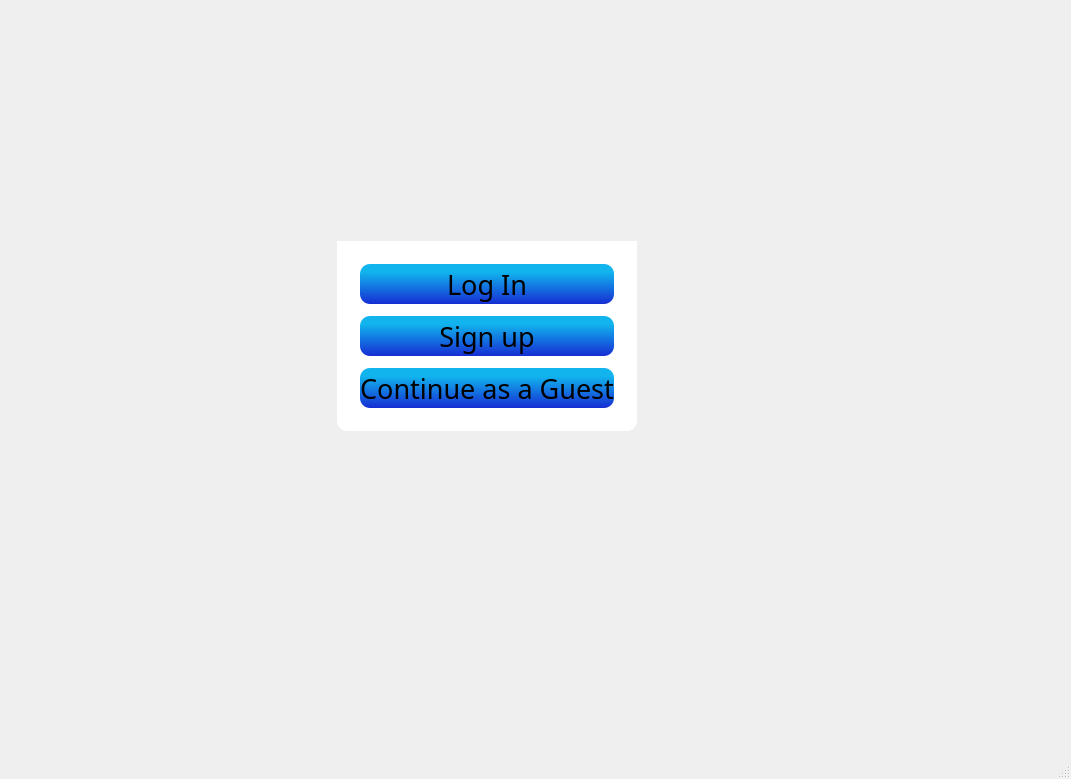
<?xml version="1.0" encoding="UTF-8"?>
<ui version="4.0">
 <class>MainWindow1</class>
 <widget class="QMainWindow" name="MainWindow1">
  <property name="geometry">
   <rect>
    <x>0</x>
    <y>0</y>
    <width>1071</width>
    <height>779</height>
   </rect>
  </property>
  <property name="font">
   <font>
    <bold>false</bold>
   </font>
  </property>
  <property name="windowTitle">
   <string>MainWindow1</string>
  </property>
  <property name="autoFillBackground">
   <bool>false</bool>
  </property>
  <property name="styleSheet">
   <string notr="true">QMainWindow
{
	border-image: url(:/Logic/Graphics/Ready/Login Background.png) 0 0 0 0 stretch stretch;
}</string>
  </property>
  <widget class="QWidget" name="centralwidget">
   <property name="styleSheet">
    <string notr="true"/>
   </property>
   <widget class="QStackedWidget" name="stackedWidget">
    <property name="geometry">
     <rect>
      <x>10</x>
      <y>20</y>
      <width>954</width>
      <height>626</height>
     </rect>
    </property>
    <property name="styleSheet">
     <string notr="true"/>
    </property>
    <property name="currentIndex">
     <number>0</number>
    </property>
    <widget class="QWidget" name="page1">
     <layout class="QGridLayout" name="gridLayout_5">
      <item row="1" column="2">
       <spacer name="horizontalSpacer_4">
        <property name="orientation">
         <enum>Qt::Orientation::Horizontal</enum>
        </property>
        <property name="sizeHint" stdset="0">
         <size>
          <width>174</width>
          <height>20</height>
         </size>
        </property>
       </spacer>
      </item>
      <item row="2" column="1">
       <spacer name="verticalSpacer_3">
        <property name="orientation">
         <enum>Qt::Orientation::Vertical</enum>
        </property>
        <property name="sizeHint" stdset="0">
         <size>
          <width>20</width>
          <height>32</height>
         </size>
        </property>
       </spacer>
      </item>
      <item row="1" column="0">
       <spacer name="horizontalSpacer_3">
        <property name="orientation">
         <enum>Qt::Orientation::Horizontal</enum>
        </property>
        <property name="sizeHint" stdset="0">
         <size>
          <width>174</width>
          <height>20</height>
         </size>
        </property>
       </spacer>
      </item>
      <item row="1" column="1">
       <layout class="QGridLayout" name="gridLayout_3">
        <item row="0" column="1">
         <spacer name="verticalSpacer">
          <property name="orientation">
           <enum>Qt::Orientation::Vertical</enum>
          </property>
          <property name="sizeHint" stdset="0">
           <size>
            <width>20</width>
            <height>40</height>
           </size>
          </property>
         </spacer>
        </item>
        <item row="1" column="0">
         <spacer name="horizontalSpacer">
          <property name="orientation">
           <enum>Qt::Orientation::Horizontal</enum>
          </property>
          <property name="sizeHint" stdset="0">
           <size>
            <width>40</width>
            <height>20</height>
           </size>
          </property>
         </spacer>
        </item>
        <item row="1" column="1">
         <widget class="QGroupBox" name="groupBox_3">
          <property name="styleSheet">
           <string notr="true">QGroupBox
{
	border-radius: 0px;
	padding: 3px;
}</string>
          </property>
          <property name="title">
           <string/>
          </property>
          <layout class="QVBoxLayout" name="verticalLayout_3">
           <property name="spacing">
            <number>0</number>
           </property>
           <property name="topMargin">
            <number>0</number>
           </property>
           <item>
            <widget class="QLabel" name="label">
             <property name="text">
              <string/>
             </property>
             <property name="pixmap">
              <pixmap resource="images.qrc">:/Logic/Graphics/Ready/Login Graphic.png</pixmap>
             </property>
             <property name="scaledContents">
              <bool>true</bool>
             </property>
            </widget>
           </item>
           <item>
            <widget class="QGroupBox" name="groupBox">
             <property name="styleSheet">
              <string notr="true">QGroupBox
{
	color:white;
	Background-color: White;
	border-bottom-left-radius: 10px;
	border-bottom-right-radius: 10px;
}

QPushButton
{
	font: 300 20pt &quot;Montserrat&quot;;
	Background: qlineargradient(spread:pad, x1:0.5, y1:1, x2:0.5, y2:0.2, stop:0 rgba(22, 45, 211, 255), stop:1 rgba(17, 180, 237, 255));
	Border-radius: 10px;
	height: 40px
}

QPushButton:hover
{
	font: 300 20pt &quot;Montserrat&quot;;
	Background: qlineargradient(spread:pad, x1:0.5, y1:1, x2:0.5, y2:0.2, stop:0 rgba(22, 45, 150, 255), stop:1 rgba(17, 180, 237, 255));
	Border-radius: 10px;
	height: 40px
}

QPushButton:pressed
{
	font: 300 20pt &quot;Montserrat&quot;;
	Background: qlineargradient(spread:pad, x1:0.5, y1:1, x2:0.5, y2:0.2, stop:0 rgba(22, 45, 150, 255), stop:1 rgba(17, 180, 150, 255));
	Border-radius: 10px;
	height: 40px;
}</string>
             </property>
             <property name="title">
              <string>sign in </string>
             </property>
             <layout class="QVBoxLayout" name="verticalLayout_2">
              <property name="spacing">
               <number>12</number>
              </property>
              <property name="leftMargin">
               <number>20</number>
              </property>
              <property name="topMargin">
               <number>20</number>
              </property>
              <property name="rightMargin">
               <number>20</number>
              </property>
              <property name="bottomMargin">
               <number>20</number>
              </property>
              <item>
               <widget class="QPushButton" name="Login_Button">
                <property name="font">
                 <font>
                  <family>Montserrat</family>
                  <pointsize>20</pointsize>
                  <italic>false</italic>
                  <fontweight>Light</fontweight>
                 </font>
                </property>
                <property name="styleSheet">
                 <string notr="true"/>
                </property>
                <property name="text">
                 <string>Log In</string>
                </property>
                <property name="flat">
                 <bool>false</bool>
                </property>
               </widget>
              </item>
              <item>
               <widget class="QPushButton" name="Signup_Button">
                <property name="font">
                 <font>
                  <family>Montserrat</family>
                  <pointsize>20</pointsize>
                  <italic>false</italic>
                  <fontweight>Light</fontweight>
                 </font>
                </property>
                <property name="styleSheet">
                 <string notr="true"/>
                </property>
                <property name="text">
                 <string>Sign up</string>
                </property>
               </widget>
              </item>
              <item>
               <widget class="QPushButton" name="Guest_Button">
                <property name="font">
                 <font>
                  <family>Montserrat</family>
                  <pointsize>20</pointsize>
                  <italic>false</italic>
                  <fontweight>Light</fontweight>
                 </font>
                </property>
                <property name="styleSheet">
                 <string notr="true"/>
                </property>
                <property name="text">
                 <string>Continue as a Guest</string>
                </property>
               </widget>
              </item>
             </layout>
            </widget>
           </item>
          </layout>
         </widget>
        </item>
        <item row="1" column="2">
         <spacer name="horizontalSpacer_2">
          <property name="orientation">
           <enum>Qt::Orientation::Horizontal</enum>
          </property>
          <property name="sizeHint" stdset="0">
           <size>
            <width>40</width>
            <height>20</height>
           </size>
          </property>
         </spacer>
        </item>
        <item row="2" column="1">
         <spacer name="verticalSpacer_2">
          <property name="orientation">
           <enum>Qt::Orientation::Vertical</enum>
          </property>
          <property name="sizeHint" stdset="0">
           <size>
            <width>20</width>
            <height>40</height>
           </size>
          </property>
         </spacer>
        </item>
       </layout>
      </item>
      <item row="0" column="1">
       <spacer name="verticalSpacer_4">
        <property name="orientation">
         <enum>Qt::Orientation::Vertical</enum>
        </property>
        <property name="sizeHint" stdset="0">
         <size>
          <width>20</width>
          <height>32</height>
         </size>
        </property>
       </spacer>
      </item>
     </layout>
    </widget>
    <widget class="QWidget" name="page2">
     <layout class="QGridLayout" name="gridLayout_9">
      <item row="1" column="0">
       <spacer name="horizontalSpacer_9">
        <property name="orientation">
         <enum>Qt::Orientation::Horizontal</enum>
        </property>
        <property name="sizeHint" stdset="0">
         <size>
          <width>173</width>
          <height>20</height>
         </size>
        </property>
       </spacer>
      </item>
      <item row="5" column="1">
       <spacer name="verticalSpacer_8">
        <property name="orientation">
         <enum>Qt::Orientation::Vertical</enum>
        </property>
        <property name="sizeHint" stdset="0">
         <size>
          <width>20</width>
          <height>12</height>
         </size>
        </property>
       </spacer>
      </item>
      <item row="1" column="2">
       <spacer name="horizontalSpacer_10">
        <property name="orientation">
         <enum>Qt::Orientation::Horizontal</enum>
        </property>
        <property name="sizeHint" stdset="0">
         <size>
          <width>173</width>
          <height>20</height>
         </size>
        </property>
       </spacer>
      </item>
      <item row="0" column="1">
       <spacer name="verticalSpacer_9">
        <property name="orientation">
         <enum>Qt::Orientation::Vertical</enum>
        </property>
        <property name="sizeHint" stdset="0">
         <size>
          <width>20</width>
          <height>12</height>
         </size>
        </property>
       </spacer>
      </item>
      <item row="3" column="2">
       <widget class="QPushButton" name="Reset_buttom">
        <property name="text">
         <string>Reset</string>
        </property>
       </widget>
      </item>
      <item row="1" column="1">
       <layout class="QGridLayout" name="gridLayout_8">
        <item row="0" column="1">
         <spacer name="verticalSpacer_6">
          <property name="orientation">
           <enum>Qt::Orientation::Vertical</enum>
          </property>
          <property name="sizeHint" stdset="0">
           <size>
            <width>20</width>
            <height>40</height>
           </size>
          </property>
         </spacer>
        </item>
        <item row="1" column="0">
         <spacer name="horizontalSpacer_8">
          <property name="orientation">
           <enum>Qt::Orientation::Horizontal</enum>
          </property>
          <property name="sizeHint" stdset="0">
           <size>
            <width>40</width>
            <height>20</height>
           </size>
          </property>
         </spacer>
        </item>
        <item row="1" column="1">
         <widget class="QGroupBox" name="MiddleBox">
          <property name="styleSheet">
           <string notr="true">QGroupBox
{
	border-radius: 0px;
	padding: 3px;
}

QPushButton
{
	font: 300 15pt &quot;Montserrat&quot;;
	Background: qlineargradient(spread:pad, x1:0.5, y1:1, x2:0.5, y2:0.2, stop:0 rgba(22, 45, 211, 255), stop:1 rgba(17, 180, 237, 255));
	Border-radius: 5px;
	height: 30px;
	width: 100px;
}

QPushButton:hover
{
	font: 300 15pt &quot;Montserrat&quot;;
	Background: qlineargradient(spread:pad, x1:0.5, y1:1, x2:0.5, y2:0.2, stop:0 rgba(22, 45, 150, 255), stop:1 rgba(17, 180, 237, 255));
	Border-radius: 5px;
	height: 30px;
	width: 100px;
}

QPushButton:pressed
{
	font: 300 15pt &quot;Montserrat&quot;;
	Background: qlineargradient(spread:pad, x1:0.5, y1:1, x2:0.5, y2:0.2, stop:0 rgba(22, 45, 150, 255), stop:1 rgba(17, 180, 150, 255));
	Border-radius: 5px;
	height: 30px;
	width: 100px;
}</string>
          </property>
          <property name="title">
           <string/>
          </property>
          <layout class="QVBoxLayout" name="verticalLayout">
           <property name="spacing">
            <number>0</number>
           </property>
           <item>
            <widget class="QLabel" name="label_2">
             <property name="text">
              <string/>
             </property>
             <property name="pixmap">
              <pixmap resource="images.qrc">:/Logic/Graphics/Ready/Login Graphic.png</pixmap>
             </property>
             <property name="scaledContents">
              <bool>true</bool>
             </property>
            </widget>
           </item>
           <item>
            <widget class="QGroupBox" name="LoginFormGroup">
             <property name="styleSheet">
              <string notr="true">QGroupBox
{
	color:white;
	Background-color: White;
	border-bottom-left-radius: 10px;
	border-bottom-right-radius: 10px;
}

QLabel
{
	font: 300 12pt &quot;Montserrat&quot;;
	color: Black;
}

QLineEdit
{
	color: black;
	font: 15pt &quot;Montserrat&quot;;
	border: 2px solid green;
	Background-color: white;
	font-size: 14px;
	selection-background-color: lightgray;
	height: 25px;
}

QLineEdit:focus
{
    border: 2px solid blue;
    background-color: #f0f8ff; /* Light blue */
}
</string>
             </property>
             <property name="title">
              <string/>
             </property>
             <layout class="QVBoxLayout" name="verticalLayout_4">
              <item>
               <layout class="QGridLayout" name="gridLayout_7">
                <item row="0" column="0">
                 <widget class="QPushButton" name="BackLogin_button">
                  <property name="styleSheet">
                   <string notr="true">QPushButton#BackLogin_button
{
	font: 300 13pt &quot;Montserrat&quot;;
	color: grey;
	Background: rgba(0, 0, 0, 0);
}

QPushButton#BackLogin_button:hover
{
	font: 300 13pt &quot;Montserrat&quot;;
	color: rgb(90, 90, 90);
	Background: rgba(0, 0, 0, 0);
}

QPushButton#BackLogin_button:pressed
{
	font: 300 13pt &quot;Montserrat&quot;;
	color: rgb(36, 36, 36)
	Background: rgba(0, 0, 0, 0);
}</string>
                  </property>
                  <property name="text">
                   <string>&lt; Back</string>
                  </property>
                  <property name="iconSize">
                   <size>
                    <width>12</width>
                    <height>9</height>
                   </size>
                  </property>
                 </widget>
                </item>
                <item row="0" column="1">
                 <spacer name="horizontalSpacer_11">
                  <property name="orientation">
                   <enum>Qt::Orientation::Horizontal</enum>
                  </property>
                  <property name="sizeHint" stdset="0">
                   <size>
                    <width>40</width>
                    <height>20</height>
                   </size>
                  </property>
                 </spacer>
                </item>
               </layout>
              </item>
              <item>
               <layout class="QGridLayout" name="gridLayout_2">
                <item row="0" column="0">
                 <widget class="QLabel" name="username_2">
                  <property name="font">
                   <font>
                    <family>Montserrat</family>
                    <pointsize>12</pointsize>
                    <italic>false</italic>
                    <fontweight>Light</fontweight>
                   </font>
                  </property>
                  <property name="lineWidth">
                   <number>1</number>
                  </property>
                  <property name="midLineWidth">
                   <number>0</number>
                  </property>
                  <property name="text">
                   <string>Username</string>
                  </property>
                  <property name="alignment">
                   <set>Qt::AlignmentFlag::AlignCenter</set>
                  </property>
                  <property name="openExternalLinks">
                   <bool>false</bool>
                  </property>
                 </widget>
                </item>
                <item row="1" column="0">
                 <layout class="QGridLayout" name="gridLayout">
                  <item row="0" column="0">
                   <spacer name="horizontalSpacer_13">
                    <property name="orientation">
                     <enum>Qt::Orientation::Horizontal</enum>
                    </property>
                    <property name="sizeType">
                     <enum>QSizePolicy::Policy::Minimum</enum>
                    </property>
                    <property name="sizeHint" stdset="0">
                     <size>
                      <width>35</width>
                      <height>20</height>
                     </size>
                    </property>
                   </spacer>
                  </item>
                  <item row="0" column="1">
                   <widget class="QLineEdit" name="username"/>
                  </item>
                  <item row="0" column="2">
                   <spacer name="horizontalSpacer_12">
                    <property name="orientation">
                     <enum>Qt::Orientation::Horizontal</enum>
                    </property>
                    <property name="sizeType">
                     <enum>QSizePolicy::Policy::Minimum</enum>
                    </property>
                    <property name="sizeHint" stdset="0">
                     <size>
                      <width>35</width>
                      <height>20</height>
                     </size>
                    </property>
                   </spacer>
                  </item>
                 </layout>
                </item>
               </layout>
              </item>
              <item>
               <spacer name="verticalSpacer_5">
                <property name="orientation">
                 <enum>Qt::Orientation::Vertical</enum>
                </property>
                <property name="sizeType">
                 <enum>QSizePolicy::Policy::Minimum</enum>
                </property>
                <property name="sizeHint" stdset="0">
                 <size>
                  <width>10</width>
                  <height>22</height>
                 </size>
                </property>
               </spacer>
              </item>
              <item>
               <layout class="QGridLayout" name="gridLayout_11">
                <item row="1" column="0">
                 <layout class="QGridLayout" name="gridLayout_6">
                  <item row="1" column="0">
                   <spacer name="horizontalSpacer_15">
                    <property name="orientation">
                     <enum>Qt::Orientation::Horizontal</enum>
                    </property>
                    <property name="sizeType">
                     <enum>QSizePolicy::Policy::Minimum</enum>
                    </property>
                    <property name="sizeHint" stdset="0">
                     <size>
                      <width>35</width>
                      <height>20</height>
                     </size>
                    </property>
                   </spacer>
                  </item>
                  <item row="1" column="4">
                   <spacer name="horizontalSpacer_14">
                    <property name="orientation">
                     <enum>Qt::Orientation::Horizontal</enum>
                    </property>
                    <property name="sizeType">
                     <enum>QSizePolicy::Policy::Minimum</enum>
                    </property>
                    <property name="sizeHint" stdset="0">
                     <size>
                      <width>35</width>
                      <height>20</height>
                     </size>
                    </property>
                   </spacer>
                  </item>
                  <item row="1" column="2">
                   <widget class="QLineEdit" name="password">
                    <property name="echoMode">
                     <enum>QLineEdit::EchoMode::Password</enum>
                    </property>
                   </widget>
                  </item>
                 </layout>
                </item>
                <item row="0" column="0">
                 <widget class="QLabel" name="password_2">
                  <property name="styleSheet">
                   <string notr="true">QLabel
{
	colour: black;
}</string>
                  </property>
                  <property name="text">
                   <string>Password</string>
                  </property>
                  <property name="alignment">
                   <set>Qt::AlignmentFlag::AlignCenter</set>
                  </property>
                 </widget>
                </item>
               </layout>
              </item>
              <item>
               <layout class="QGridLayout" name="confirmPasswordPar">
                <item row="2" column="0">
                 <layout class="QGridLayout" name="confContainer">
                  <item row="1" column="4">
                   <spacer name="horizontalSpacer_16">
                    <property name="orientation">
                     <enum>Qt::Orientation::Horizontal</enum>
                    </property>
                    <property name="sizeType">
                     <enum>QSizePolicy::Policy::Minimum</enum>
                    </property>
                    <property name="sizeHint" stdset="0">
                     <size>
                      <width>35</width>
                      <height>20</height>
                     </size>
                    </property>
                   </spacer>
                  </item>
                  <item row="1" column="0">
                   <spacer name="horizontalSpacer_17">
                    <property name="orientation">
                     <enum>Qt::Orientation::Horizontal</enum>
                    </property>
                    <property name="sizeType">
                     <enum>QSizePolicy::Policy::Minimum</enum>
                    </property>
                    <property name="sizeHint" stdset="0">
                     <size>
                      <width>35</width>
                      <height>20</height>
                     </size>
                    </property>
                   </spacer>
                  </item>
                  <item row="1" column="2">
                   <widget class="QLineEdit" name="password_3">
                    <property name="echoMode">
                     <enum>QLineEdit::EchoMode::Password</enum>
                    </property>
                   </widget>
                  </item>
                 </layout>
                </item>
                <item row="1" column="0">
                 <widget class="QLabel" name="password_4">
                  <property name="styleSheet">
                   <string notr="true">QLabel
{
	colour: black;
}</string>
                  </property>
                  <property name="text">
                   <string>Confirm Password</string>
                  </property>
                  <property name="alignment">
                   <set>Qt::AlignmentFlag::AlignCenter</set>
                  </property>
                 </widget>
                </item>
                <item row="0" column="0">
                 <spacer name="verticalSpacer_11">
                  <property name="orientation">
                   <enum>Qt::Orientation::Vertical</enum>
                  </property>
                  <property name="sizeType">
                   <enum>QSizePolicy::Policy::Minimum</enum>
                  </property>
                  <property name="sizeHint" stdset="0">
                   <size>
                    <width>10</width>
                    <height>22</height>
                   </size>
                  </property>
                 </spacer>
                </item>
               </layout>
              </item>
              <item>
               <spacer name="verticalSpacer_12">
                <property name="orientation">
                 <enum>Qt::Orientation::Vertical</enum>
                </property>
                <property name="sizeType">
                 <enum>QSizePolicy::Policy::Minimum</enum>
                </property>
                <property name="sizeHint" stdset="0">
                 <size>
                  <width>5</width>
                  <height>6</height>
                 </size>
                </property>
               </spacer>
              </item>
              <item>
               <widget class="QLabel" name="WrongWarning">
                <property name="font">
                 <font>
                  <family>Segoe UI</family>
                  <pointsize>9</pointsize>
                  <italic>false</italic>
                  <bold>false</bold>
                 </font>
                </property>
                <property name="styleSheet">
                 <string notr="true">color: rgb(255, 0, 0);
font: 9pt &quot;Segoe UI&quot;;</string>
                </property>
                <property name="lineWidth">
                 <number>1</number>
                </property>
                <property name="text">
                 <string>Wrong Username or Password !</string>
                </property>
                <property name="alignment">
                 <set>Qt::AlignmentFlag::AlignCenter</set>
                </property>
               </widget>
              </item>
              <item>
               <spacer name="verticalSpacer_10">
                <property name="orientation">
                 <enum>Qt::Orientation::Vertical</enum>
                </property>
                <property name="sizeType">
                 <enum>QSizePolicy::Policy::Minimum</enum>
                </property>
                <property name="sizeHint" stdset="0">
                 <size>
                  <width>5</width>
                  <height>6</height>
                 </size>
                </property>
               </spacer>
              </item>
              <item>
               <layout class="QGridLayout" name="gridLayout_10">
                <item row="0" column="0">
                 <spacer name="horizontalSpacer_6">
                  <property name="orientation">
                   <enum>Qt::Orientation::Horizontal</enum>
                  </property>
                  <property name="sizeHint" stdset="0">
                   <size>
                    <width>137</width>
                    <height>20</height>
                   </size>
                  </property>
                 </spacer>
                </item>
                <item row="0" column="1">
                 <widget class="QPushButton" name="Login_User_Button">
                  <property name="text">
                   <string>Log In</string>
                  </property>
                 </widget>
                </item>
                <item row="0" column="2">
                 <spacer name="horizontalSpacer_5">
                  <property name="orientation">
                   <enum>Qt::Orientation::Horizontal</enum>
                  </property>
                  <property name="sizeHint" stdset="0">
                   <size>
                    <width>136</width>
                    <height>20</height>
                   </size>
                  </property>
                 </spacer>
                </item>
               </layout>
              </item>
             </layout>
            </widget>
           </item>
          </layout>
         </widget>
        </item>
        <item row="1" column="2">
         <spacer name="horizontalSpacer_7">
          <property name="orientation">
           <enum>Qt::Orientation::Horizontal</enum>
          </property>
          <property name="sizeHint" stdset="0">
           <size>
            <width>40</width>
            <height>20</height>
           </size>
          </property>
         </spacer>
        </item>
        <item row="2" column="1">
         <spacer name="verticalSpacer_7">
          <property name="orientation">
           <enum>Qt::Orientation::Vertical</enum>
          </property>
          <property name="sizeHint" stdset="0">
           <size>
            <width>20</width>
            <height>40</height>
           </size>
          </property>
         </spacer>
        </item>
       </layout>
      </item>
      <item row="3" column="0">
       <widget class="QLineEdit" name="phone_number">
        <property name="echoMode">
         <enum>QLineEdit::EchoMode::Normal</enum>
        </property>
       </widget>
      </item>
      <item row="2" column="0">
       <widget class="QLabel" name="phone_number_label">
        <property name="text">
         <string>enter your Phone number</string>
        </property>
       </widget>
      </item>
     </layout>
    </widget>
    <widget class="QWidget" name="page3">
     <widget class="QLabel" name="label_3">
      <property name="geometry">
       <rect>
        <x>380</x>
        <y>330</y>
        <width>195</width>
        <height>16</height>
       </rect>
      </property>
      <property name="text">
       <string>Phone number you enterd before*</string>
      </property>
     </widget>
     <widget class="QLineEdit" name="username_reset">
      <property name="geometry">
       <rect>
        <x>380</x>
        <y>290</y>
        <width>231</width>
        <height>24</height>
       </rect>
      </property>
     </widget>
     <widget class="QLineEdit" name="Phone_reset">
      <property name="geometry">
       <rect>
        <x>380</x>
        <y>350</y>
        <width>231</width>
        <height>24</height>
       </rect>
      </property>
     </widget>
     <widget class="QLineEdit" name="pass_reset">
      <property name="geometry">
       <rect>
        <x>380</x>
        <y>400</y>
        <width>231</width>
        <height>24</height>
       </rect>
      </property>
      <property name="echoMode">
       <enum>QLineEdit::EchoMode::Password</enum>
      </property>
     </widget>
     <widget class="QLabel" name="label_5">
      <property name="geometry">
       <rect>
        <x>380</x>
        <y>270</y>
        <width>195</width>
        <height>16</height>
       </rect>
      </property>
      <property name="text">
       <string>username  you enterd before*</string>
      </property>
     </widget>
     <widget class="QLabel" name="label_6">
      <property name="geometry">
       <rect>
        <x>380</x>
        <y>380</y>
        <width>195</width>
        <height>16</height>
       </rect>
      </property>
      <property name="text">
       <string>New Password</string>
      </property>
     </widget>
     <widget class="QPushButton" name="Confirm_reset">
      <property name="geometry">
       <rect>
        <x>440</x>
        <y>490</y>
        <width>111</width>
        <height>41</height>
       </rect>
      </property>
      <property name="text">
       <string>Confirm</string>
      </property>
     </widget>
     <widget class="QLabel" name="wrong_input_reset">
      <property name="geometry">
       <rect>
        <x>390</x>
        <y>430</y>
        <width>271</width>
        <height>41</height>
       </rect>
      </property>
      <property name="text">
       <string>Wrong username or Phone </string>
      </property>
     </widget>
     <widget class="QLabel" name="label_8">
      <property name="geometry">
       <rect>
        <x>380</x>
        <y>190</y>
        <width>261</width>
        <height>51</height>
       </rect>
      </property>
      <property name="font">
       <font>
        <pointsize>22</pointsize>
        <bold>true</bold>
       </font>
      </property>
      <property name="text">
       <string>Reseting Account</string>
      </property>
     </widget>
     <zorder>Confirm_reset</zorder>
     <zorder>label_3</zorder>
     <zorder>username_reset</zorder>
     <zorder>Phone_reset</zorder>
     <zorder>pass_reset</zorder>
     <zorder>label_5</zorder>
     <zorder>label_6</zorder>
     <zorder>wrong_input_reset</zorder>
     <zorder>label_8</zorder>
    </widget>
   </widget>
  </widget>
  <widget class="QMenuBar" name="menubar">
   <property name="geometry">
    <rect>
     <x>0</x>
     <y>0</y>
     <width>1071</width>
     <height>21</height>
    </rect>
   </property>
  </widget>
  <widget class="QStatusBar" name="statusbar"/>
 </widget>
 <resources>
  <include location="images.qrc"/>
 </resources>
 <connections/>
</ui>
